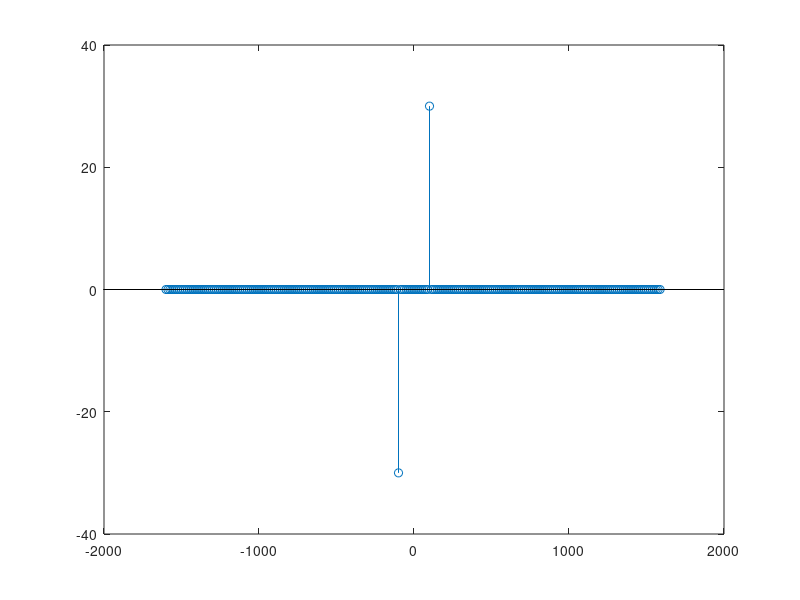

Source code (MATLAB):
clc;
clear all;
close all;
A = 0.5; %amplitude of the cosine wave
fc=100;%frequency of the cosine wave
phase=30; %desired phase shift of the cosine in degrees
fs=32*fc;%sampling frequency with oversampling factor 32
t=0:1/fs:2-1/fs;%2 seconds duration

phi = phase*pi/180; %convert phase shift in degrees in radians
x=A*cos(2*pi*fc*t+phi);%time domain signal with phase shift


N=256; %FFT size
X = 1/N*fftshift(fft(x,N));%N-point complex DFT
figure; plot(t,x); %plot the signal
df=fs/N; %frequency resolution
sampleIndex = -N/2:N/2-1; %ordered index for FFT plot
f=sampleIndex*df; %x-axis index converted to ordered frequencies
stem(f,abs(X)); %magnitudes vs frequencies
xlabel('f (Hz)'); ylabel('|X(k)|');

%%phase
phase=atan2(imag(X),real(X))*180/pi; %phase information
plot(f,phase); %phase vs frequencies

X2=X;%store the FFT results in another array
%detect noise (very small numbers (eps)) and ignore them
threshold = max(abs(X))/10000; %tolerance threshold
X2(abs(X)<threshold) = 0; %maskout values that are below the threshold
phase=atan2(imag(X2),real(X2))*180/pi; %phase information
stem(f,phase); %phase vs frequencies